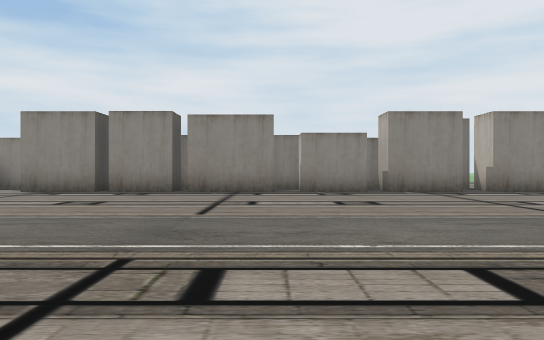
[1] (above)

24 first-person views from a walk through a Unity game level. The camera is 1.2 m above the floor, looks level and sees 70° across. The floor is counted in squares, 2 m on a side. Each view is taken from the middle of a square. On the plan, view 1 faces up. The plan holds only what a view shows up to about 11 squares ahead; the rest is blank. The place goes on beyond the plan. The player character is not drawn. Some animated figures are left out. Some surface patterns are stand-ins.

[2]
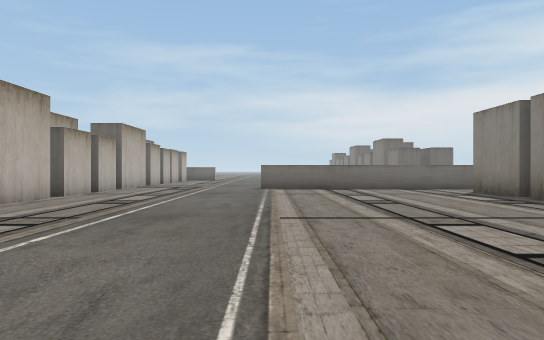

[3]
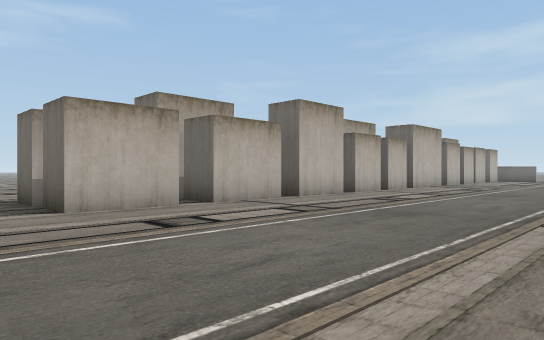

[4]
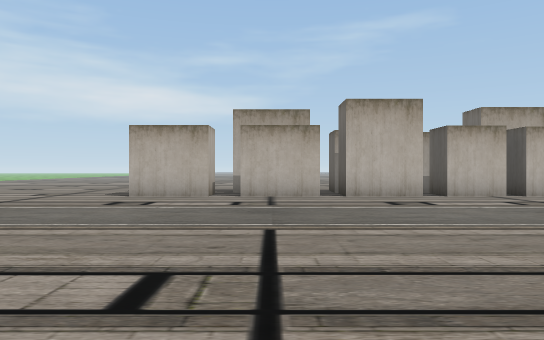

[5]
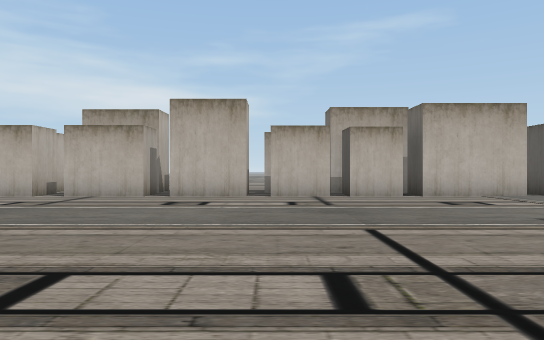

[6]
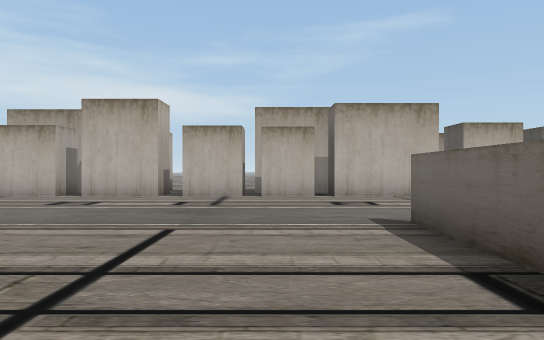

[7]
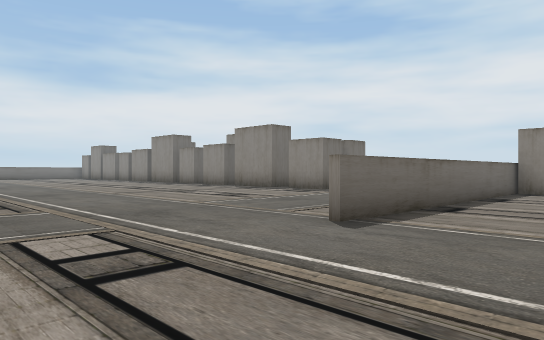

[8]
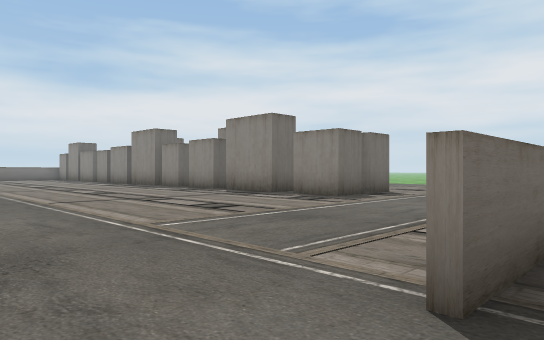

[9]
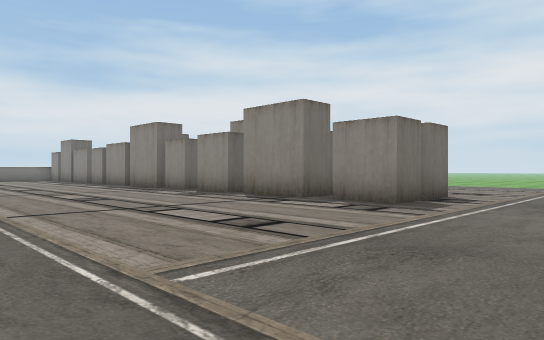

[10]
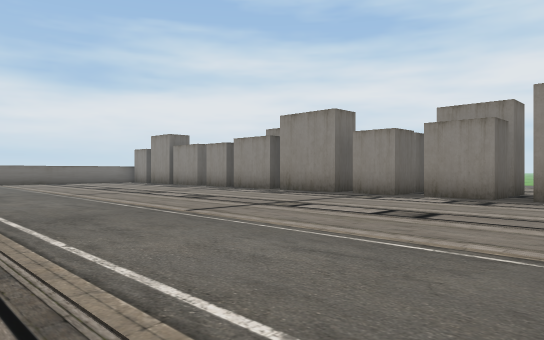

[11]
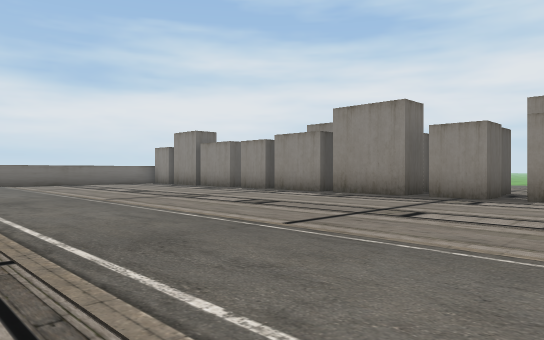

[12]
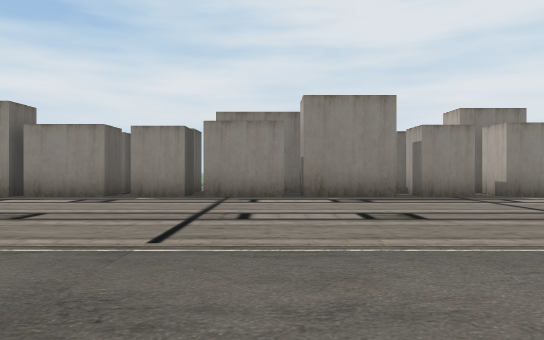

[13]
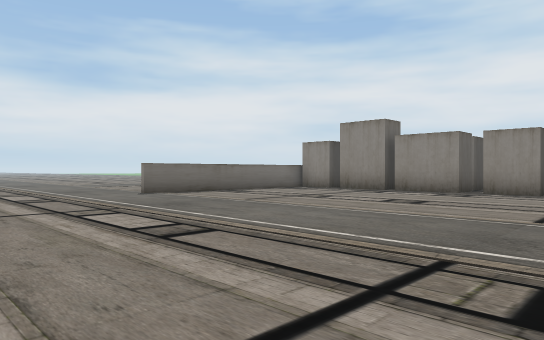

[14]
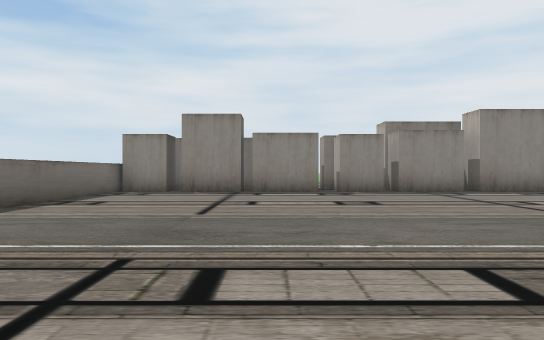

[15]
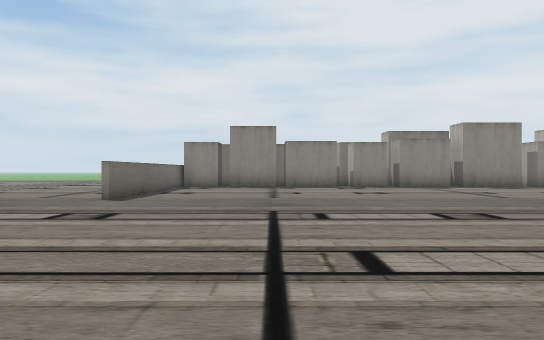

[16]
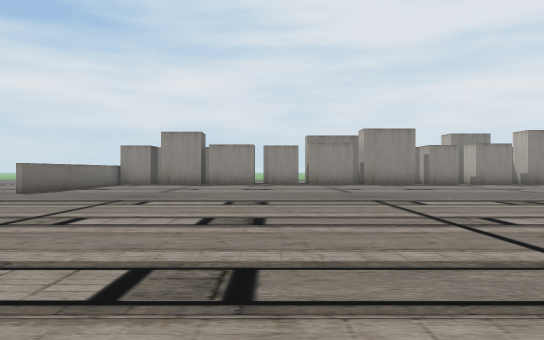

[17]
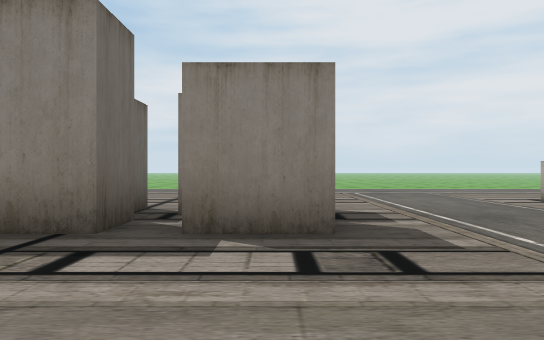

[18]
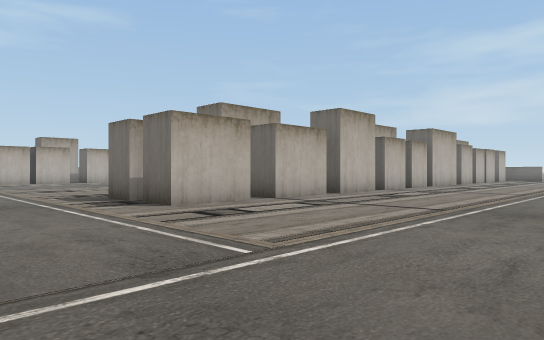

[19]
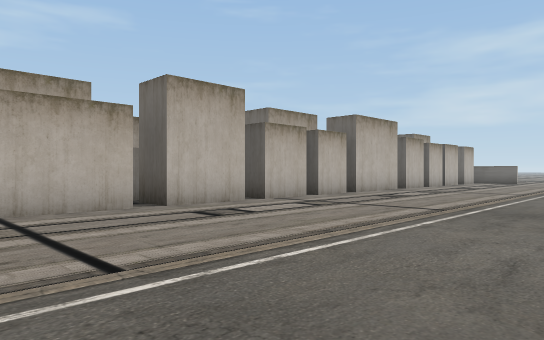

[20]
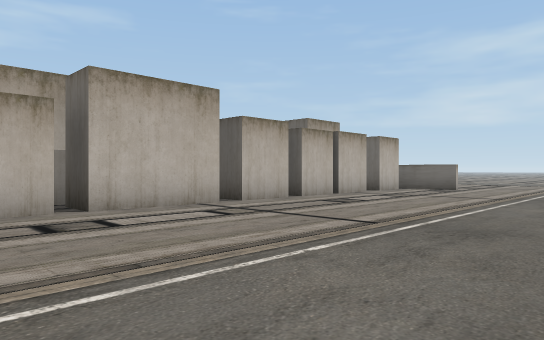

[21]
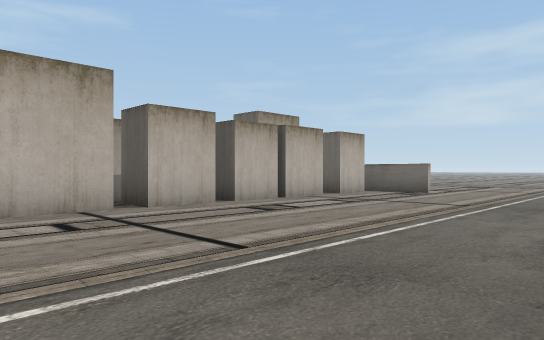

[22]
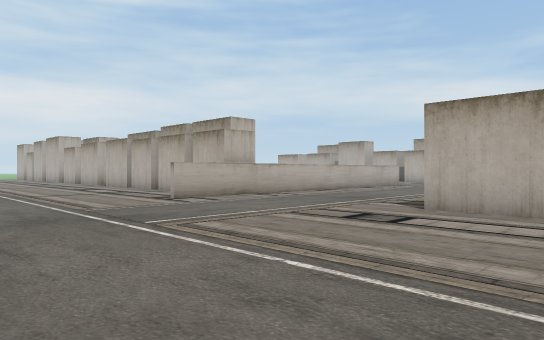

[23]
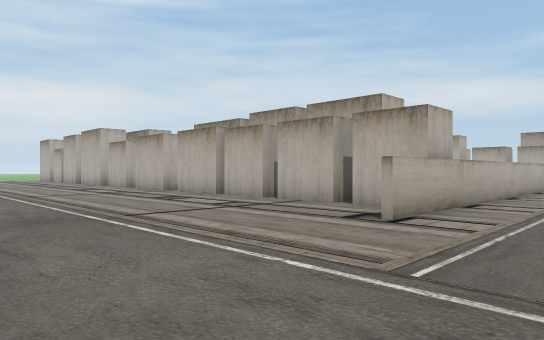

[24]
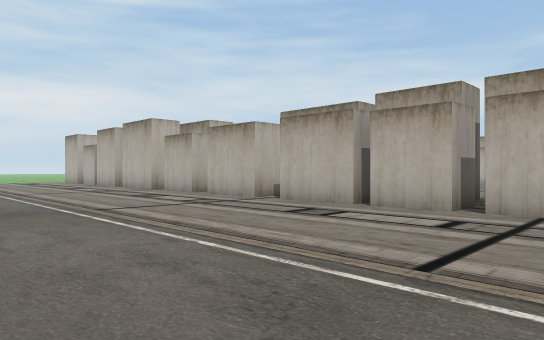

### Floor plan
Points are (right, up) in squares from view 1. A wall is a line through its corners. A room is listed if a view was taken in it or the views show most of it. See-through windows are left out.
Room 1 (view 1)
walls: (-4.4, -0.8) (-4.4, 0.2); (-2.7, -1.4) (-2.7, -2); (-5, 0.2) (-5, -0.9); (-2.7, 0.2) (-2.7, -0.8); (-2.1, -0.9) (-2.1, 0.2); (-2.1, -2) (-2.1, -1.3) (0.1, -1.3); (-6.3, -0.6) (-6.3, 0.2); (-0.3, 0.2) (-0.3, -0.9); (0.4, -0.9) (0.4, 0.2); (-8.6, -1.3) (-6.5, -1.3)
ways out: opening at (0, 0) to room 2; opening at (1.5, -1) to room 2
objects: other object (-8, 0) to (-7, 0); other object (-6, -2) to (-5, -2)
Room 2 (views 2, 3, 4, 5, 6, 7, 8, 9)
walls: (0.4, 0.2) (2.2, 0.2) (2.2, -0.9); (2.2, -1.2) (2.2, -2.2); (-2.1, 0.2) (-0.3, 0.2); (-4.4, 0.2) (-2.7, 0.2); (-6.3, 0.2) (-5, 0.2); (2.6, 10.6) (0.8, 10.6); (0.1, 10.6) (-2.4, 10.6); (5.2, 10.6) (3.1, 10.6); (-2.6, 10.6) (-4.5, 10.6); (7.5, 10.6) (6, 10.6); (-4.8, 10.6) (-6.9, 10.6); (-10.9, 0.2) (-8.4, 0.2); (-7.9, 12.1) (-8.5, 12.1); (-8.6, 11.5) (-8.6, 4.6)
ways out: opening at (0, 0) to room 1; opening at (1.5, -1) to room 1; opening at (-11.3, 2.9) to room 3; opening at (-7, 11) to room 3; opening at (3, 11) to room 3; gap at (6, 11) to room 3
Room 3 (views 10, 11, 12, 13, 14, 15, 16, 17, 18, 19, 20, 21, 22, 23, 24)
walls: (-18.4, 11.6) (-18.4, 10.6) (-19.8, 10.6) (-19.8, 11.6); (-15.6, 11.8) (-15.6, 10.6) (-17.8, 10.6); (-17.9, 13.1) (-16, 13.1) (-16, 12.1); (-20.1, 13.1) (-18.4, 13.1) (-18.4, 12.1) (-19.8, 12.1); (-22.2, 11.6) (-22.2, 10.6) (-24.3, 10.6); (-15.2, 13.1) (-13.4, 13.1) (-13.4, 12.1) (-15.2, 12.1); (-13.4, 11.8) (-13.4, 10.6) (-14.9, 10.6); (-22, 13.1) (-20.7, 13.1) (-20.7, 12.1) (-21.8, 12.1); (-24.6, 10.6) (-26.6, 10.6); (-26.5, 13.1) (-24.1, 13.1) (-24.1, 12.1) (-24.8, 12.1); (-8.7, 6) (-8.7, 14.8); (-8.5, 12.1) (-8.5, 13.1) (-7.1, 13.1); (-8.6, 12.5) (-8.6, 11.5); (-28.7, 11.6) (-28.7, 10.6) (-30.6, 10.6); (-11.4, 0) (-11.4, -0.8); (-28.4, 13.1) (-27, 13.1) (-27, 12.1); (-6.7, 12.5) (-6.7, 13.1) (-5.2, 13.1); (-30.8, 10.6) (-32.5, 10.6); (-4.9, 12.1) (-4.9, 13.1) (-3.5, 13.1); (-31.6, 13.1) (-30.4, 13.1); (-3.2, 12.5) (-3.2, 13.1) (-1.4, 13.1); (-34.2, 10.4) (-34.2, 4.6); (-34.2, 14.8) (-34.2, 13.6); (-0.6, 12.2) (-0.6, 13.1) (1.2, 13.1); (1.9, 13.1) (2.8, 13.1)
ways out: opening at (-11.3, 2.9) to room 2; opening at (-7, 11) to room 2; opening at (3, 11) to room 2; gap at (6, 11) to room 2; gap at (-27, 13); gap at (-24, 13); gap at (-22, 13); gap at (-20, 13); gap at (-15.5, 13); gap at (-3, 13); gap at (1.5, 13)
objects: other object (-34, 11) to (-33, 11); other object (-33, 13); other object (-30, 13) to (-29, 13); other object (-28, 11) to (-27, 11); other object (-23, 13); other object (-21, 11)

Positions as (right, up) in squares from view 1, and headings:
1: (0, 0), facing up
2: (4, 5), facing left
3: (4, 6), facing down-left
4: (-1, 9), facing down
5: (-5, 9), facing down
6: (-7, 9), facing down
7: (-6, 1), facing up-left
8: (-8, 3), facing up-left
9: (-10, 4), facing up-left
10: (-16, 2), facing up-left
11: (-18, 2), facing up-left
12: (-25, 2), facing up
13: (-25, 0), facing up-left
14: (-30, 0), facing up
15: (-31, -3), facing up
16: (-28, -5), facing up
17: (-14, 7), facing up
18: (-10, 19), facing down-left
19: (-15, 19), facing down-left
20: (-22, 19), facing down-left
21: (-24, 19), facing down-left
22: (-16, 19), facing down-right
23: (-11, 19), facing down-right
24: (-7, 19), facing down-right
